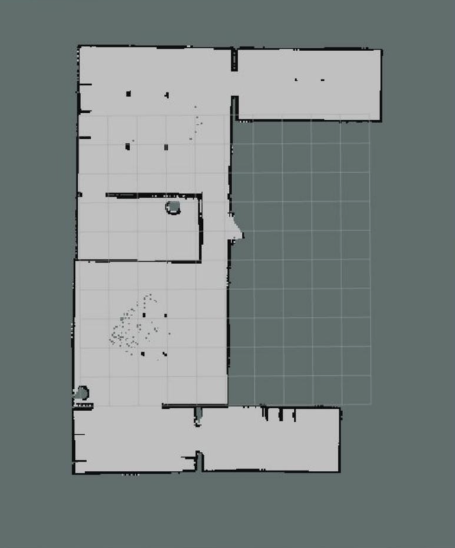
#> input picture final_project/Data/SLAM_map.png, 910 x 1096 px, given in place of map.pgm, which was not available (shown at 1/2 size)
$ python exploring.py
#> lines starting #> are read from the running program, lines starting #| are printed output that depends on the picture; after the words box and inside, x2 and y2 are one past the last pixel; in counts of white or black regions, pixels touching at a corner belong together; pictures that were not available may be replaced by others from this repository, and a replacement may not be noted
#> in open_image, im is the input picture: shape (1096, 910, 4); mean R, G, B, A 124.9, 133.4, 132.3, 255
### final_project/path_planning.py
#!/usr/bin/env python3

# This assignment implements Dijkstra's shortest path on a graph, finding an unvisited node in a graph,
#   picking which one to visit, and taking a path in the map and generating waypoints along that path
#
# Given to you:
#   Priority queue
#   Image handling
#   Eight connected neighbors
#
# Slides https://docs.google.com/presentation/d/1XBPw2B2Bac-LcXH5kYN4hQLLLl_AMIgoowlrmPpTinA/edit?usp=sharing

# The ever-present numpy
import numpy as np

# Our priority queue
import heapq

# Using imageio to read in the image
import imageio


# -------------- Showing start and end and path ---------------
# [66 lines left out: functions plot_with_path, is_wall, is_unseen, not called in this run]


def is_free(im, pix):
    """ Is the pixel empty?
    @param im - the image
    @param pix - the pixel i,j"""
    if im[pix[1], pix[0]] == 255:
        return True
    return False


def convert_image(im, wall_threshold, free_threshold):
    """ Convert the image to a thresholded image with not seen pixels marked
    @param im - WXHX ?? image (depends on input)
    @param wall_threshold - number between 0 and 1 to indicate wall
    @param free_threshold - number between 0 and 1 to indicate free space
    @return an image of the same WXH but with 0 (free) 255 (wall) 128 (unseen)"""
#> called with wall_threshold = 0.7, free_threshold = 0.9

    # Assume all is unseen
    im_ret = np.zeros((im.shape[0], im.shape[1]), dtype='uint8') + 128

    im_avg = im
    if len(im.shape) == 3:
        # RGB image - convert to gray scale
        im_avg = np.mean(im, axis=2)
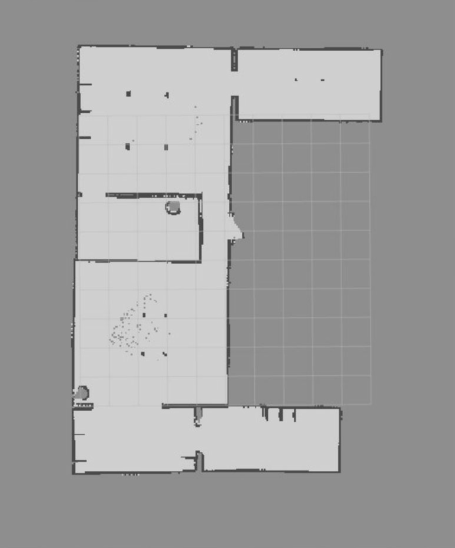
#> im_avg: shape (1096, 910) float64 (shown at 1/2 size); min 64.5, max 220.5, mean 161.4
    # Force into 0,1
    im_avg = im_avg / np.max(im_avg)
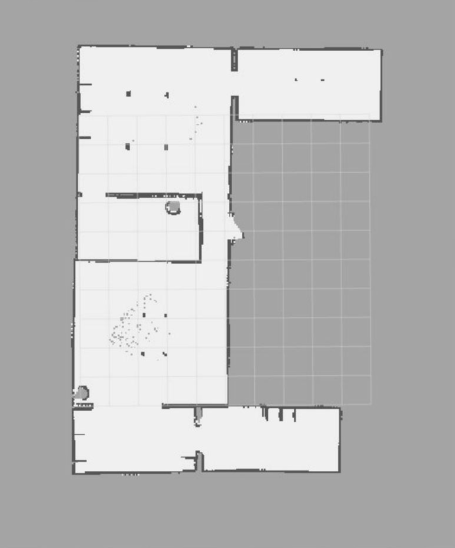
#> im_avg: shape (1096, 910) float64 (shown at 1/2 size); min 0.293, max 1, mean 0.732
    # threshold
    #   in our example image, black is walls, white is free
    im_ret[im_avg < wall_threshold] = 0
    im_ret[im_avg > free_threshold] = 255
    return im_ret


# -------------- Getting 4 or 8 neighbors ---------------
# [10 lines left out: function four_connected, not called in this run]


def eight_connected(pix):
    """ Generator function for 8 neighbors
    @param im - the image
    @param pix - the i, j location to iterate around"""
    for i in range(-1, 2):
        for j in range(-1, 2):
            if i == 0 and j == 0:
                pass
            ret = pix[0] + i, pix[1] + j
            yield ret


# [113 lines left out: function dijkstra, not called in this run]


def open_image(im_name):
    """ A helper function to open up the image and the yaml file and threshold
    @param im_name - name of image in Data directory
    @returns image anbd thresholded image"""

    # Needed for reading in map info
    from os import open

    im = imageio.imread("Data/" + im_name)

    wall_threshold = 0.7
    free_threshold = 0.9
    try:
        yaml_name = "Data/" + im_name[0:-3] + "yaml"
        with open(yaml_name, "r") as f:
            dict = yaml.load_all(f)
            wall_threshold = dict["occupied_thresh"]
            free_threshold = dict["free_thresh"]
    except:
        pass

    im_thresh = convert_image(im, wall_threshold, free_threshold)
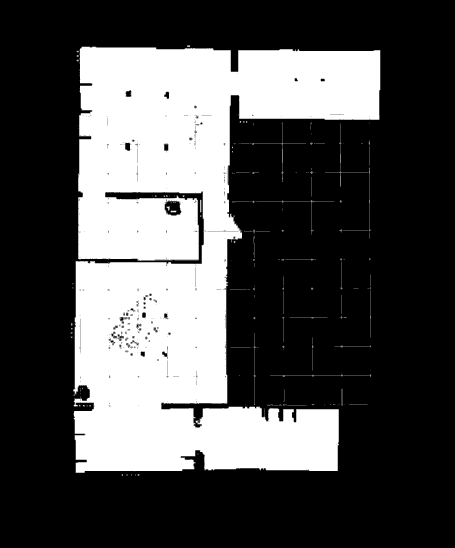
#> im_thresh: shape (1096, 910) (shown at 1/2 size); min 0, max 255, mean 79.5
    return im, im_thresh


# [36 lines that do not run on import are left out]

### final_project/exploring.py
#!/usr/bin/env python3

# This assignment lets you both define a strategy for picking the next point to explore and determine how you
#  want to chop up a full path into way points. You'll need path_planning.py as well (for calculating the paths)
#
# Note that there isn't a "right" answer for either of these. This is (mostly) a light-weight way to check
#  your code for obvious problems before trying it in ROS. It's set up to make it easy to download a map and
#  try some robot starting/ending points
#
# Given to you:
#   Image handling
#   plotting
#   Some structure for keeping/changing waypoints and converting to/from the map to the robot's coordinate space
#
# Slides

# The ever-present numpy
import numpy as np

# Your path planning code
import path_planning as path_planning
# Our priority queue
import heapq

# Using imageio to read in the image
import imageio


# -------------- Showing start and end and path ---------------
# [71 lines left out: functions plot_with_explore_points, convert_pix_to_x_y, convert_x_y_to_pix, not called in this run]


def is_reachable(im, pix):
    """ Is the pixel reachable, i.e., has a neighbor that is free?
    Used for
    @param im - the image
    @param pix - the pixel i,j"""

    # Returns True (the pixel is adjacent to a pixel that is free)
    #  False otherwise
    # You can use four or eight connected - eight will return more points
    # YOUR CODE HERE

    # Init start bool to False
    reachable = False

    # If any of the 8 neighbors are free, return True
    for adj_node in path_planning.eight_connected(pix):
        if path_planning.is_free(im, adj_node) is True:
            reachable = True

    return reachable


def find_all_possible_goals(im):
    """Find all pixels that are unknown and adjacent to a free pixel.
    @param im: Thresholded image (numpy array).
    @return: List of possible goal pixel coordinates (tuples).
    """

    # List of 8 neighbor offsets
    neighbors = [(x, y) for x in [-1, 0, 1] for y in [-1, 0, 1] if (x, y) != (0, 0)]

    # Create mask for unknown pixels
    unknown_value = 128
    unknown_mask = ( im == unknown_value)
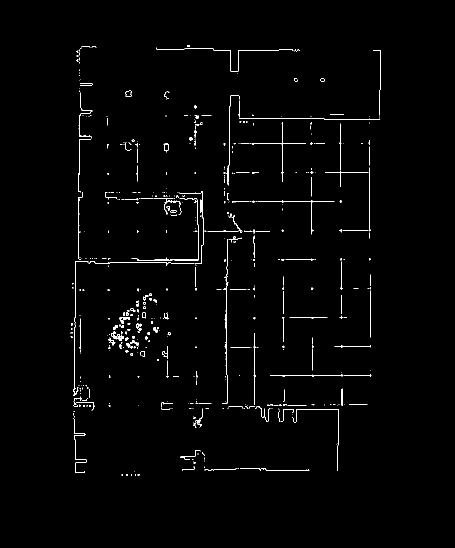
#> unknown_mask: shape (1096, 910) bool (shown at 1/2 size); 1.2% white in thin lines or dots, all inside (x1, y1, x2, y2) = (141, 90, 761, 952)

    # Create mask for free pixels
    free_mask = (im == 255)
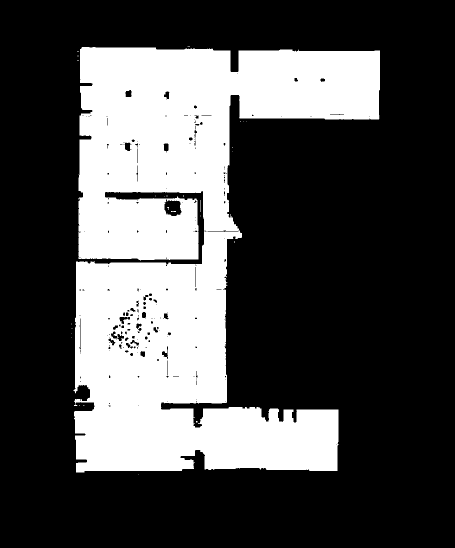
#> free_mask: shape (1096, 910) bool (shown at 1/2 size); 30.6% white; 27 white regions (25 under 20 px), largest, box (x1, y1, x2, y2) and area: (147, 94, 760, 945) 304868, (401, 400, 402, 424) 24

    # Init a mask for valid neighbors
    neighbor_mask = np.zeros_like(im, dtype=bool)

    # Roll free pixel neighbors
    for di, dj in neighbors:
        neighbor_mask = np.roll(np.roll(free_mask, di, axis=0), dj, axis=1)
#> this loop made 8 passes
#> pass 1, in find_all_possible_goals, `neighbor_mask = np.roll(np.roll(free_mask, di, axis=0), dj, axis=1)`:
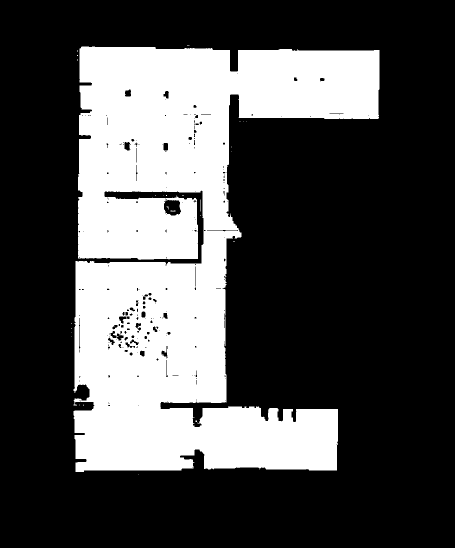
#> neighbor_mask: shape (1096, 910) bool (shown at 1/2 size); 30.6% white; 27 white regions (25 under 20 px), largest, box (x1, y1, x2, y2) and area: (146, 93, 759, 944) 304868, (400, 399, 401, 423) 24

    # Combine masks to find unknown pixels next to free pixels
    possible_goal_mask = neighbor_mask & unknown_mask
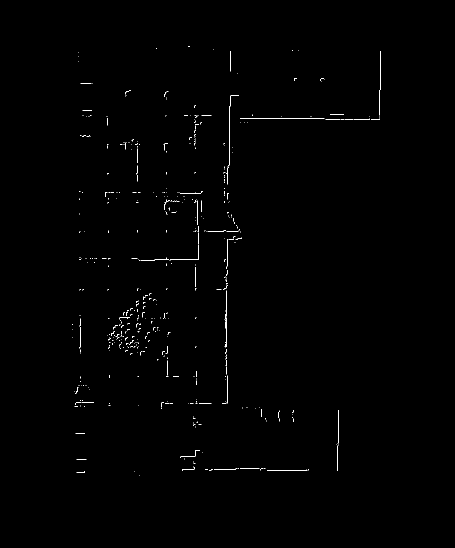
#> possible_goal_mask: shape (1096, 910) bool (shown at 1/2 size); 0.39% white in thin lines or dots, all inside (x1, y1, x2, y2) = (144, 93, 761, 951)

    # Find coordinates of possible goal pixels
    possible_goals = np.argwhere(possible_goal_mask)
#> possible_goals = 3905 pairs, first value 93 to 950, second value 144 to 760

    # Filter using is_reachable
    possible_goals = [tuple(coord) for coord in possible_goals if is_reachable(im, tuple(coord))]
#> the loop in is_reachable, `for adj_node in path_planning.eight_connected(pix):` made 9 passes
#> adj_node on passes 1 to 9: (92, 375), (92, 376), (92, 377), (93, 375), (93, 376), (93, 377), (94, 375), (94, 376), (94, 377)
#> the loop in is_reachable (call 2), `for adj_node in path_planning.eight_connected(pix):` made 9 passes
#> adj_node on passes 1 to 9: (92, 376), (92, 377), (92, 378), (93, 376), (93, 377), (93, 378), (94, 376), (94, 377), (94, 378)

    return possible_goals


from scipy.ndimage import convolve


# [89 lines left out: functions find_best_point, find_waypoints, not called in this run]


if __name__ == '__main__':
    # Doing this here because it is a different yaml than JN
    import yaml_1 as yaml

    im, im_thresh = path_planning.open_image("map.pgm")

    robot_start_loc = (1940, 1953)

#> (the run stopped early here; a loop or call above may not have finished)
